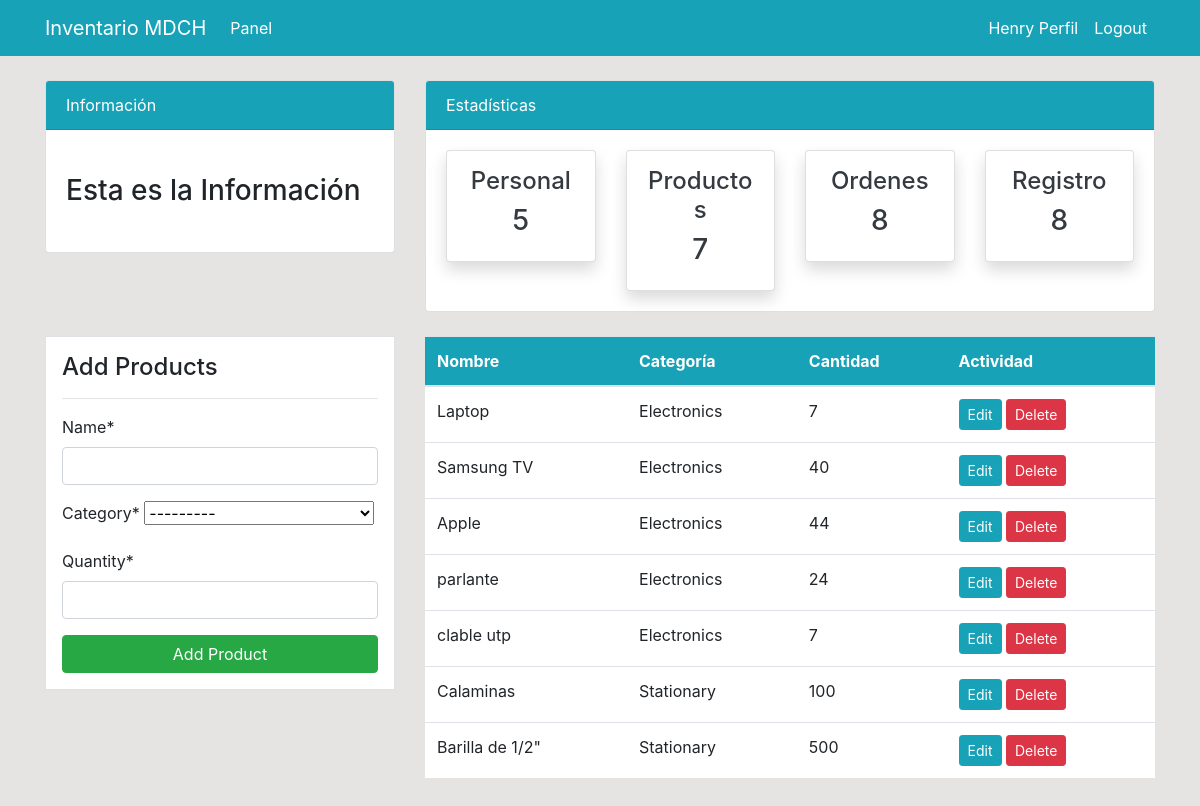
Page /product/ (signed in) on the earlier database version.
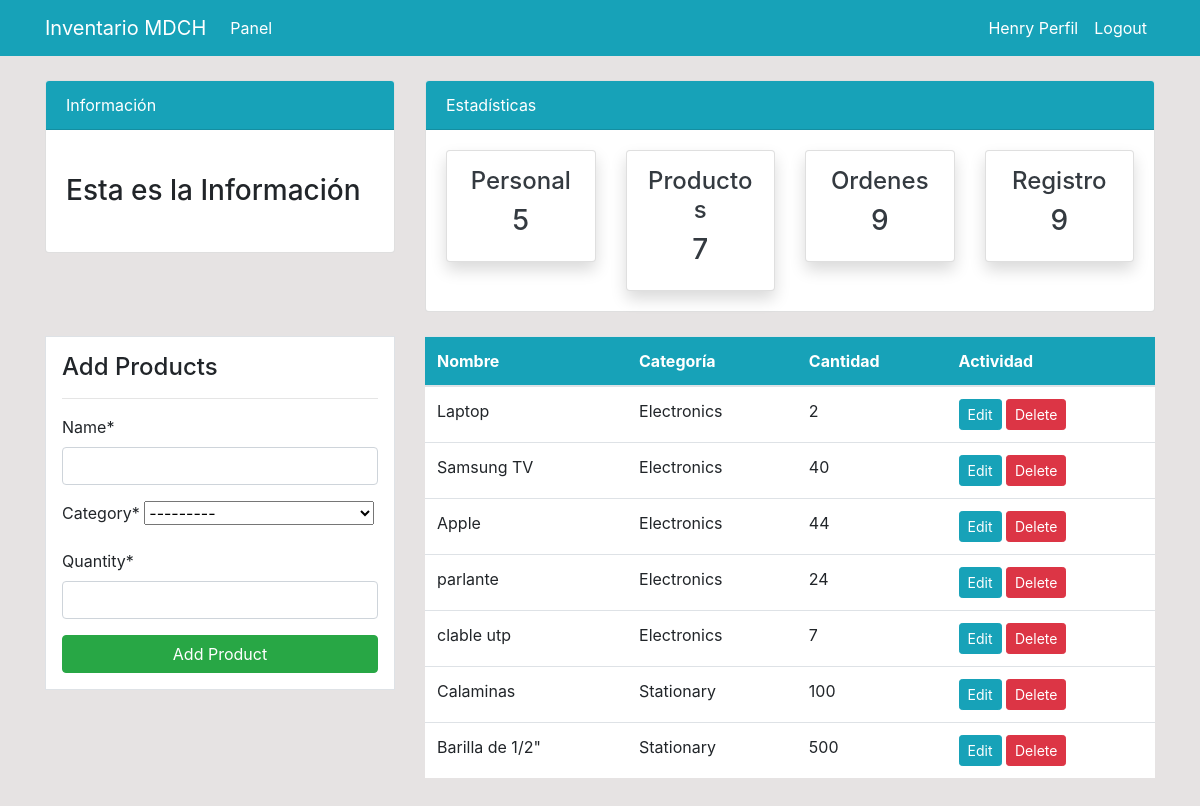
Same page on the later database version.
### dashboard/models.py (models this page shows, shortened)
class Product(models.Model):
    name= models.CharField(max_length=100, null=True)
    category=models.CharField(max_length=30, choices=CATEGORY, null=True)
    quantity=models.PositiveIntegerField (null=True)
    class   Meta:
        verbose_name_plural= 'Product'

### dashboard/views.py (the view)
# urls.py: path('product/', views.product, name='dashboard-product'),
@login_required
def product(request):
    items=Product.objects.all() #Using ORM
    product_count=items.count()
    workers_count =User.objects.all().count()
    orders_count = Order.objects.all().count()
    if request.method=='POST':
        form=ProductForm(request.POST)
        if form.is_valid():
            form.save()
            product_name= form.cleaned_data.get('name')
            messages.success (request, f'{product_name} has been added')
            return redirect('dashboard-product')
    else:
        form=ProductForm()
    context={
        'items':items,
        'form':form,
        'workers_count': workers_count,
        'orders_count': orders_count,
        'product_count': product_count,
    }
    return render (request, 'dashboard/product.html',context)

### dashboard/forms.py
class ProductForm(forms.ModelForm):
    class Meta:
        model = Product
        fields = ['name','category','quantity']

### templates/dashboard/product.html (shortened to what this page needs)
{% extends 'partials/base.html'%}
{% load crispy_forms_tags %}
{%block content %}
{% include 'partials/topnav.html'%}
    <div class="container">
        <div class="row my-4">
            <div class="col-md-4">
                <div class="border bg-white p-3">
                    <h4>Add Products</h4>
                    <hr>
                    <form method="POST">
                        {{form|crispy}}
                        <input class="btn btn-success btn-block" type="submit" value="Add Product">
                    </form>
                </div>
            </div>
            <div class="col-md-8">
                <table class="table bg-white">
                    <thead class="bg-info">
                        <tr class="text-white">
                            <th scope="col">Nombre</th>
                            <th scope="col">Categoría</th>
                            <th scope="col">Cantidad</th>
                            <th scope="col">Actividad</th>
                        </tr>
                    </thead>
                    <tbody>
                        {%for item in items%}
                        <tr>
                            <td>{{item.name}}</td>
                            <td>{{item.category}}</td>
                            <td>{{item.quantity}}</td>
                            <td>
                                <a class="btn btn-info btn-sm" href="{% url 'dashboard-product-update' item.id%}">Edit</a>
                                <a class="btn btn-danger btn-sm" href="{% url 'dashboard-product-delete' item.id%}">Delete</a>
                            </td>
                        </tr>
                        {%endfor%}
                    </tbody>
                </table>
            </div>
        </div>
    </div>
{% endblock %}

Differences in the rows shown:
changed Product "Laptop": quantity "7" → "2"
Other differences:
{{ orders_count }}: "8" → "9"
